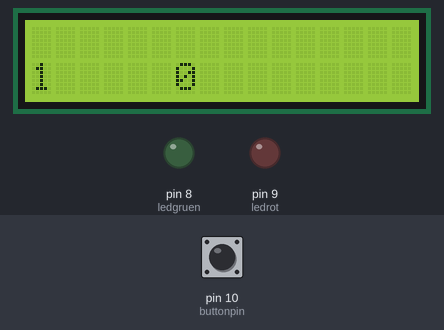
Recording of a program running on a simulated Arduino Uno, built with avr-gcc and run on an emulated ATmega328P. Parts: 16×2 character LCD, output pins drawn as LEDs (lit = HIGH). Inputs (shaded band) come from the test bench; at power-on: pin 10 (buttonpin) HIGH.

Above: at 1.2 s.
1.3 s: pin 10 (buttonpin) pulled LOW for 3.2 s
At 5.3 s:
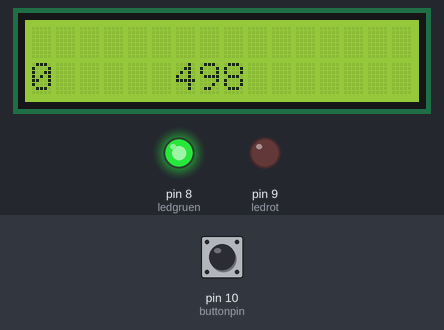
6.0 s: pin 10 (buttonpin) pulled LOW for 0.15 s
At 6.9 s:
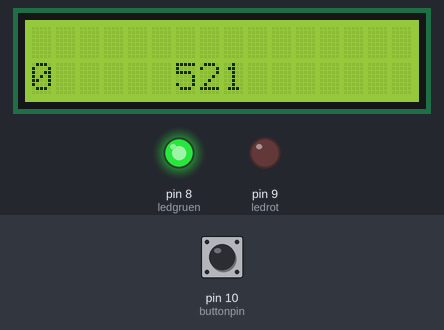
7.6 s: pin 10 (buttonpin) pulled LOW for 1 s
At 7.76 s:
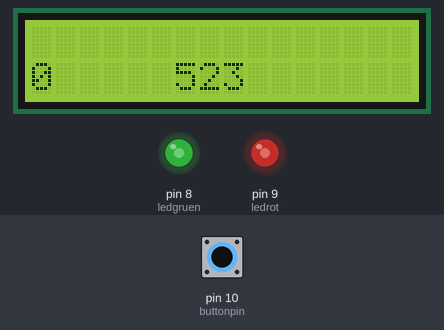
10.1 s: pin 10 (buttonpin) pulled LOW for 0.15 s
At 11.5 s:
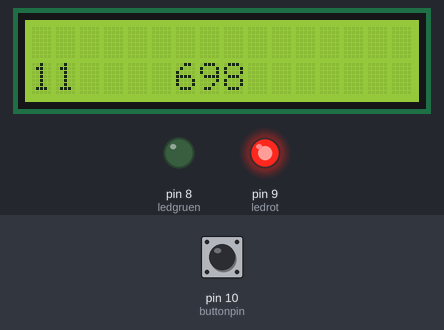
Timing chart, 0 to 12.7 s (numbered marks = the images above; inputs shaded):
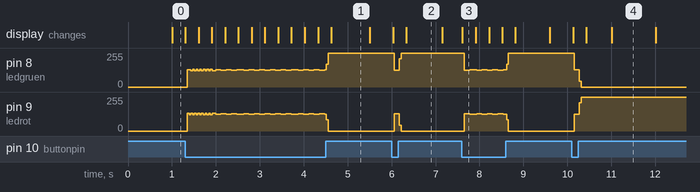

The program:

main.cpp
```cpp
#include <Arduino.h>
#include <LiquidCrystal.h>

int seconds = 0;
int milstart = 0;
int milend = 0;
int runs = 0;
int buttonpin = 10;
int ledgruen = 8;
int ledrot = 9;
LiquidCrystal lcd(12, 11, 5, 4, 3, 2);

void setup()
{
  pinMode(buttonpin, INPUT_PULLUP);
  pinMode(ledgruen, OUTPUT);
  pinMode(ledrot, OUTPUT);
  lcd.begin(16, 2);
  lcd.clear();
  lcd.setCursor(0, 0);
  lcd.print("Seconds: ");
  lcd.setCursor(1, 0);
  lcd.print("Runs: ");
}

void loop()
{
  seconds = (millis() - milstart) / 1000;
  if (digitalRead(buttonpin) == LOW)
  {
    if (milstart > 0)
    {
      milend = millis();
      seconds = (milend - milstart) / 1000;
      runs = runs + 1;
      digitalWrite(ledgruen, LOW);
      digitalWrite(ledrot, HIGH);
      milstart = 0;
      milend = 0;
    }
    else
    {
      milstart = millis();
      digitalWrite(ledgruen, HIGH);
      digitalWrite(ledrot, LOW);
    }
  }
  lcd.clear();
  lcd.setCursor(0, 9);
  lcd.print(seconds); //9
  lcd.setCursor(6, 1);
  lcd.print(runs); // 6
}
```

Measured:
- after the input at 6.0 s, pin 8 (ledgruen): 255/255 → 124/255 after 0.05 s, → 255/255 0.12 s later; pin 9 (ledrot): 0/255 → 131/255 after 0.05 s, → 0/255 0.12 s later
- after the input at 7.6 s, pin 8 (ledgruen): 255/255 → 124/255 after 0.06 s, → 131/255 0.12 s later, → 124/255 0.16 s later, → 131/255 0.12 s later, … (10 changes in this stretch); pin 9 (ledrot): 0/255 → 131/255 after 0.06 s, → 125/255 0.12 s later, → 131/255 0.16 s later, → 124/255 0.12 s later, … (10 changes in this stretch)
- after the input at 10.1 s, pin 8 (ledgruen): 255/255 → 131/255 after 0.05 s, → 0/255 0.12 s later; pin 9 (ledrot): 0/255 → 124/255 after 0.05 s, → 255/255 0.12 s later
- what the display in image 1 shows lasts 0.9 s, from 4.6 s to 5.5 s
- what the display in image 2 shows lasts 0.9 s, from 6.3 s to 7.2 s
- what the display in image 4 shows lasts 1.0 s, from 11.0 s to 12.0 s
